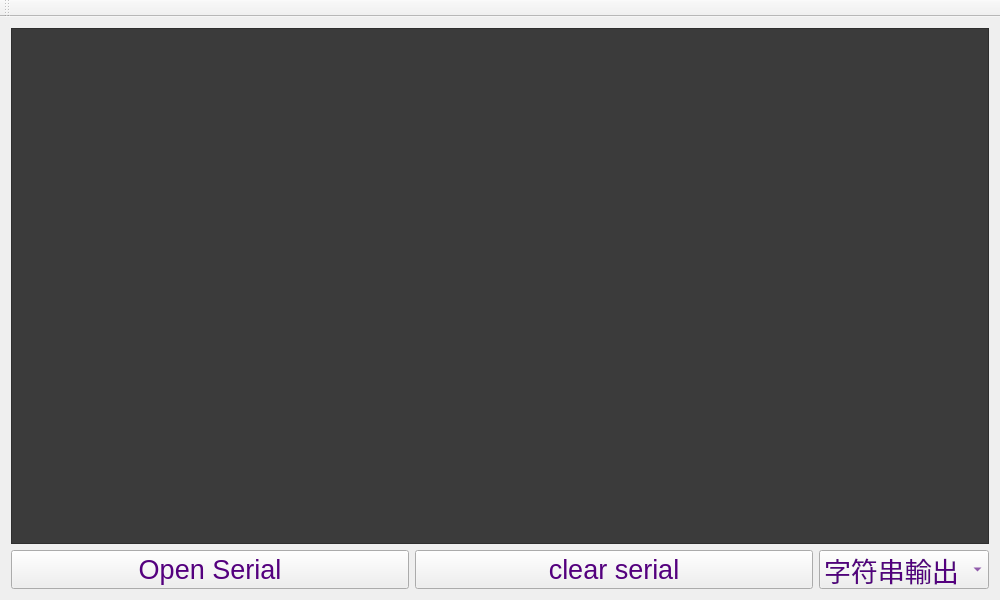
<?xml version="1.0" encoding="UTF-8"?>
<ui version="4.0">
 <class>MainWindow</class>
 <widget class="QMainWindow" name="MainWindow">
  <property name="geometry">
   <rect>
    <x>0</x>
    <y>0</y>
    <width>1000</width>
    <height>600</height>
   </rect>
  </property>
  <property name="windowTitle">
   <string>MainWindow</string>
  </property>
  <property name="styleSheet">
   <string notr="true">color: rgb(84, 0, 126);</string>
  </property>
  <widget class="QWidget" name="centralWidget">
   <layout class="QVBoxLayout" name="verticalLayout_2">
    <item>
     <layout class="QVBoxLayout" name="verticalLayout">
      <item>
       <widget class="QTextBrowser" name="receivedtext">
        <property name="font">
         <font>
          <pointsize>12</pointsize>
         </font>
        </property>
        <property name="autoFillBackground">
         <bool>false</bool>
        </property>
        <property name="styleSheet">
         <string notr="true">selection-color: rgb(244, 123, 255);
color: rgb(85, 255, 255);
background-color: rgb(59, 59, 59);</string>
        </property>
       </widget>
      </item>
      <item>
       <layout class="QHBoxLayout" name="horizontalLayout_2">
        <item>
         <widget class="QPushButton" name="open_close">
          <property name="minimumSize">
           <size>
            <width>0</width>
            <height>30</height>
           </size>
          </property>
          <property name="font">
           <font>
            <pointsize>20</pointsize>
           </font>
          </property>
          <property name="autoFillBackground">
           <bool>false</bool>
          </property>
          <property name="text">
           <string>Open Serial</string>
          </property>
         </widget>
        </item>
        <item>
         <widget class="QPushButton" name="cleartext">
          <property name="minimumSize">
           <size>
            <width>0</width>
            <height>30</height>
           </size>
          </property>
          <property name="font">
           <font>
            <pointsize>20</pointsize>
           </font>
          </property>
          <property name="autoFillBackground">
           <bool>false</bool>
          </property>
          <property name="text">
           <string>clear serial</string>
          </property>
         </widget>
        </item>
        <item>
         <widget class="QComboBox" name="comboBox">
          <property name="maximumSize">
           <size>
            <width>170</width>
            <height>16777215</height>
           </size>
          </property>
          <property name="font">
           <font>
            <pointsize>20</pointsize>
           </font>
          </property>
          <item>
           <property name="text">
            <string>字符串輸出</string>
           </property>
          </item>
          <item>
           <property name="text">
            <string>MCU協議</string>
           </property>
          </item>
          <item>
           <property name="text">
            <string>HEX顯示</string>
           </property>
          </item>
         </widget>
        </item>
       </layout>
      </item>
     </layout>
    </item>
   </layout>
  </widget>
  <widget class="QMenuBar" name="menuBar">
   <property name="geometry">
    <rect>
     <x>0</x>
     <y>0</y>
     <width>1000</width>
     <height>21</height>
    </rect>
   </property>
  </widget>
  <widget class="QToolBar" name="mainToolBar">
   <attribute name="toolBarArea">
    <enum>TopToolBarArea</enum>
   </attribute>
   <attribute name="toolBarBreak">
    <bool>false</bool>
   </attribute>
  </widget>
 </widget>
 <layoutdefault spacing="6" margin="11"/>
 <resources/>
 <connections/>
</ui>
